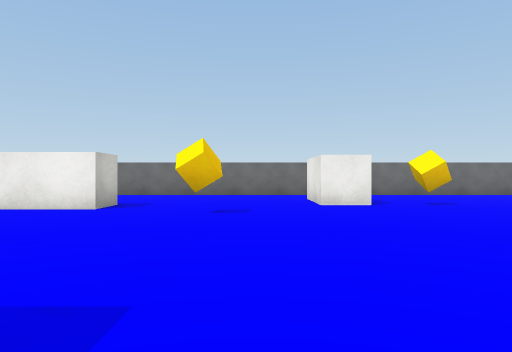
view 1 (above)

18 first-person views from a walk through a 3-D level made in the Unity game engine. The camera is 0.58 m above the floor, looks level and sees 70° across. The floor is counted in squares, 1 m on a side. Each view is taken from the middle of a square. On the plan, view 1 faces up. The plan holds only what a view shows up to about 10 squares ahead; the rest is blank. The player character is not drawn. Surface patterns are stand-ins for the level's own textures.

view 2
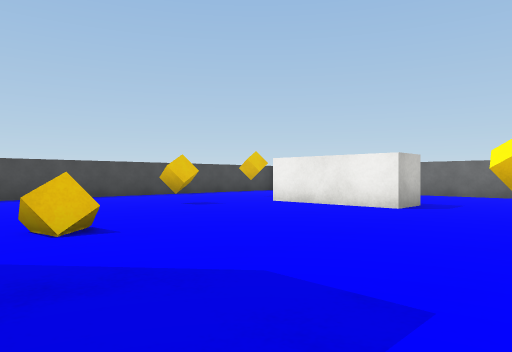

view 3
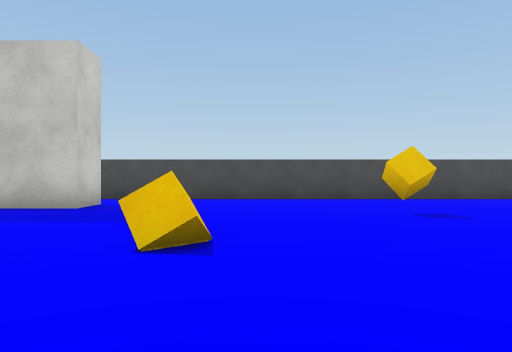

view 4
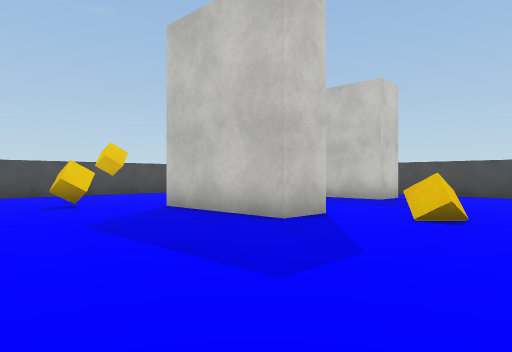

view 5
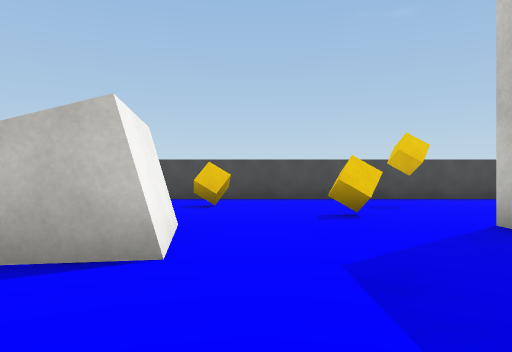

view 6
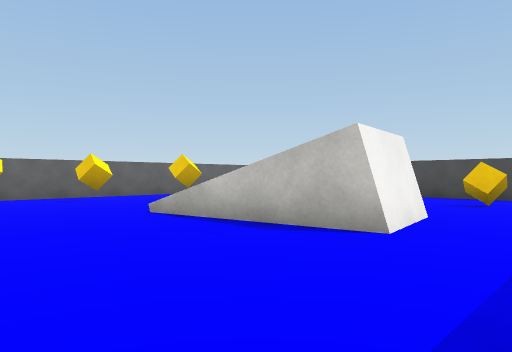

view 7
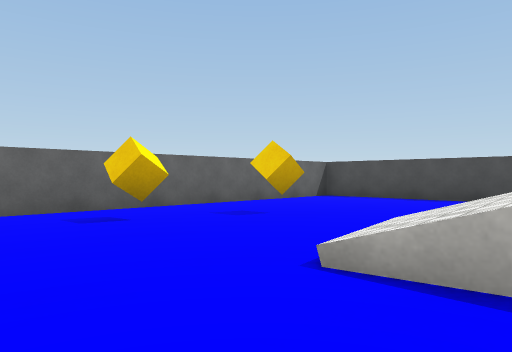

view 8
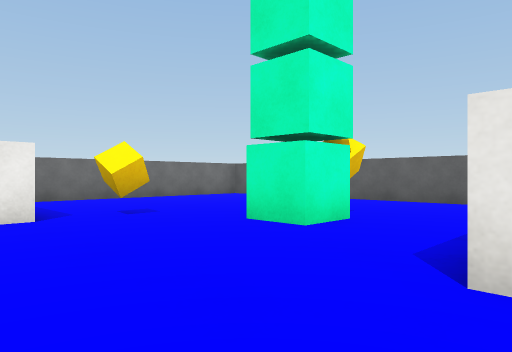

view 9
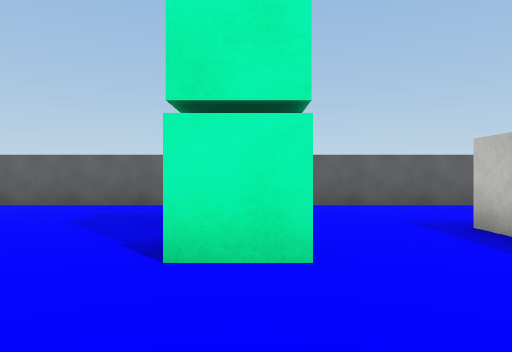

view 10
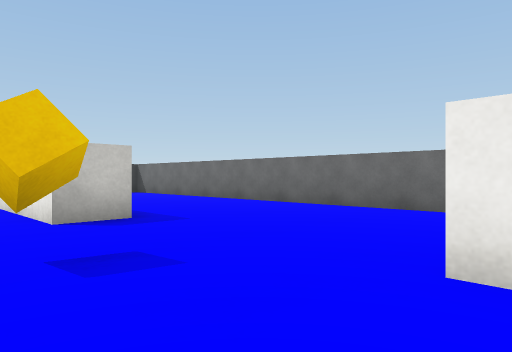

view 11
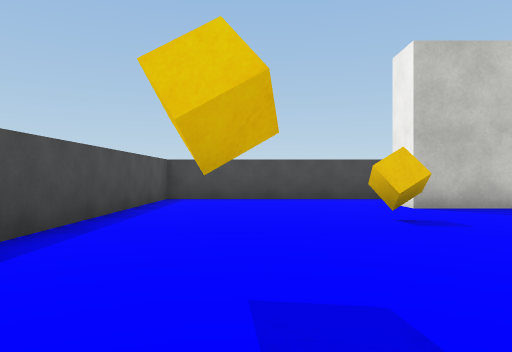

view 12
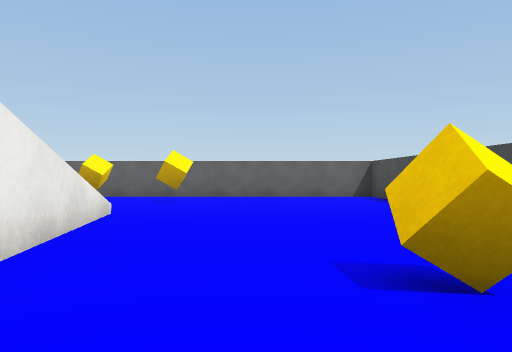

view 13
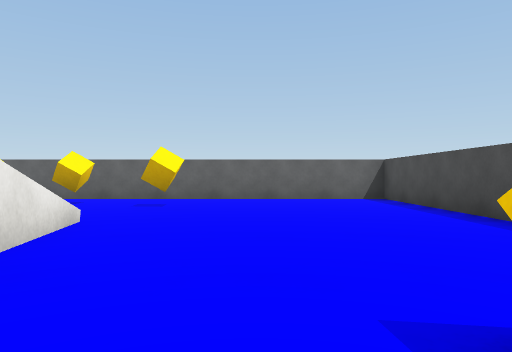

view 14
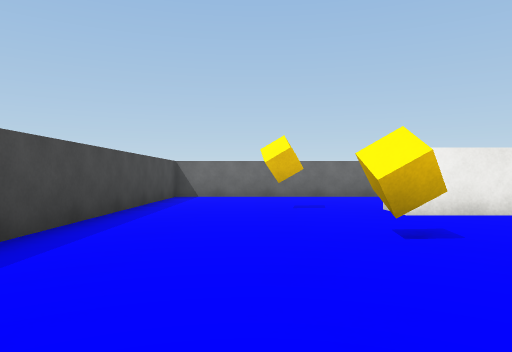

view 15
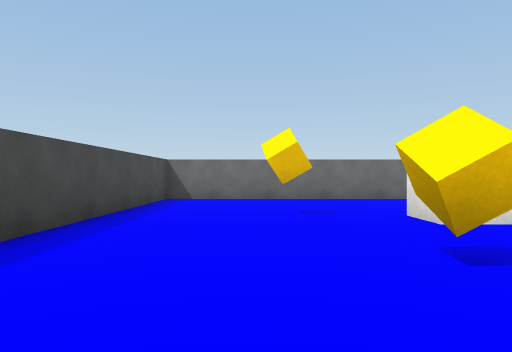

view 16
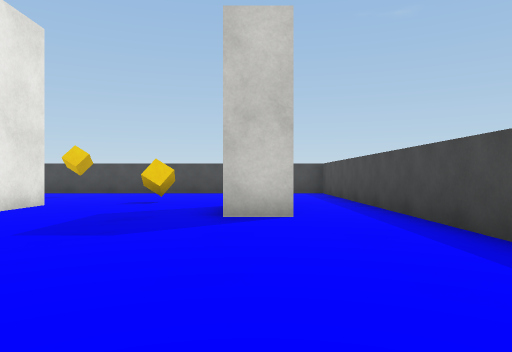

view 17
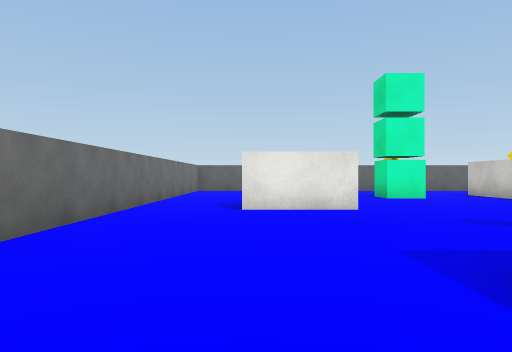

view 18
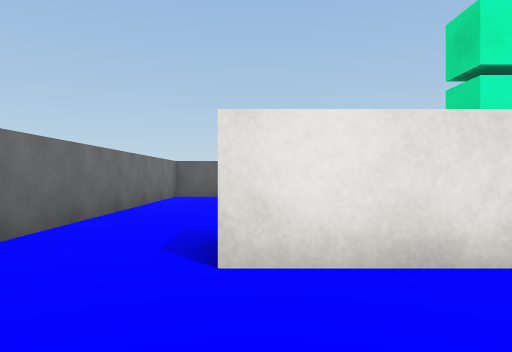

### Floor plan
Points are (right, up) in squares from view 1. A wall is a line through its corners. A room is listed if a view was taken in it or the views show most of it. See-through windows are left out.
Room 1 (views 1, 2, 3, 4, 5, 6, 7, 8, 9, 10, 11, 12, 13, 14, 15, 16, 17, 18)
walls: (-3.9, -0.3) (-2.8, -0.3) (-2.8, -3.2); (1, -3.4) (0.7, -1.5); (-3.8, -3.2) (-3.8, -2); (4.1, 2.6) (6.1, 2.6); (2.8, -3.1) (2, -3.2); (3.7, -2.9) (3, -3); (-2.8, 7.4) (-2.8, 6.4) (-5.9, 6.4); (-5.8, 6.6) (-5.8, 7.4); (-8.6, -1.2) (-7.5, -1.2) (-7.5, -3.2); (9, 11.2) (-10.2, 11.2) (-10.2, -8.3) (9.2, -8.3) (9.2, 10.1)
objects: cube (-8, 7); cube (-7, 4); cube (-6, -4); cube (-4, 1); cube (-3, -6); cube (-1, -4); cube (-1, 6); cube (1, -6); block (2, 7) to (2, 9); cube (3, 7); cube (5, 5); cube (7, -3); cube (7, -1); other object (8, 1)

Where each view was taken, in squares from view 1:
view 1: 0 up, 0 right, facing up
view 2: 0 up, 0 right, facing up-left
view 3: 2 up, 1 left, facing left
view 4: 3 up, 1 right, facing down-left
view 5: 1 up, 0 right, facing down
view 6: 2 up, 1 left, facing down-right
view 7: 1 up, 3 right, facing down-right
view 8: 2 up, 1 right, facing up-right
view 9: 5 up, 2 right, facing right
view 10: 5 up, 2 right, facing up-left
view 11: 6 down, 1 left, facing left
view 12: 5 down, 1 left, facing right
view 13: 5 down, 0 right, facing right
view 14: 1 up, 8 left, facing up
view 15: 2 up, 8 left, facing up
view 16: 4 up, 8 left, facing down
view 17: 9 up, 5 left, facing right
view 18: 9 up, 1 left, facing right
